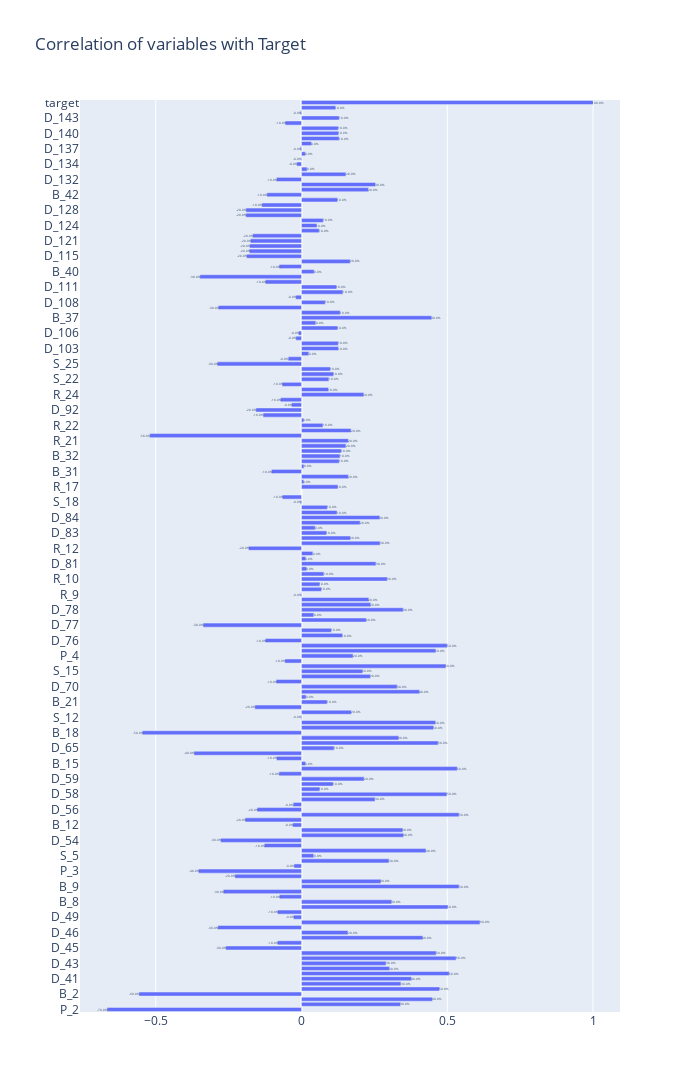

Notebook code cell kept with this figure:
### Code cell
target = train_data1.corrwith(train_data1['target'], axis=0)
val = [str(round(v ,1) *100) + '%' for v in target.values]

fig = go.Figure()
fig.add_trace(go.Bar(y=target.index, x=target.values, orientation='h', text = val))
fig.update_layout(title = "Correlation of variables with Target", width = 700, height = 3000)
fig.show()

del target, val

### Figure 1 — Plotly figure (JSON) as saved in the notebook; plotly's stock layout.template omitted (floating-point values rounded to 4 significant figures; data arrays with more than 128 entries replaced by an {"elided": "..."} marker saying what was removed)
{"data": [{"orientation": "h", "text": {"elided": "178 str values"}, "type": "bar", "x": {"elided": "178 float values"}, "y": {"elided": "178 str values"}}], "layout": {"height": 3000, "title": {"text": "Correlation of variables with Target"}, "width": 700}}
